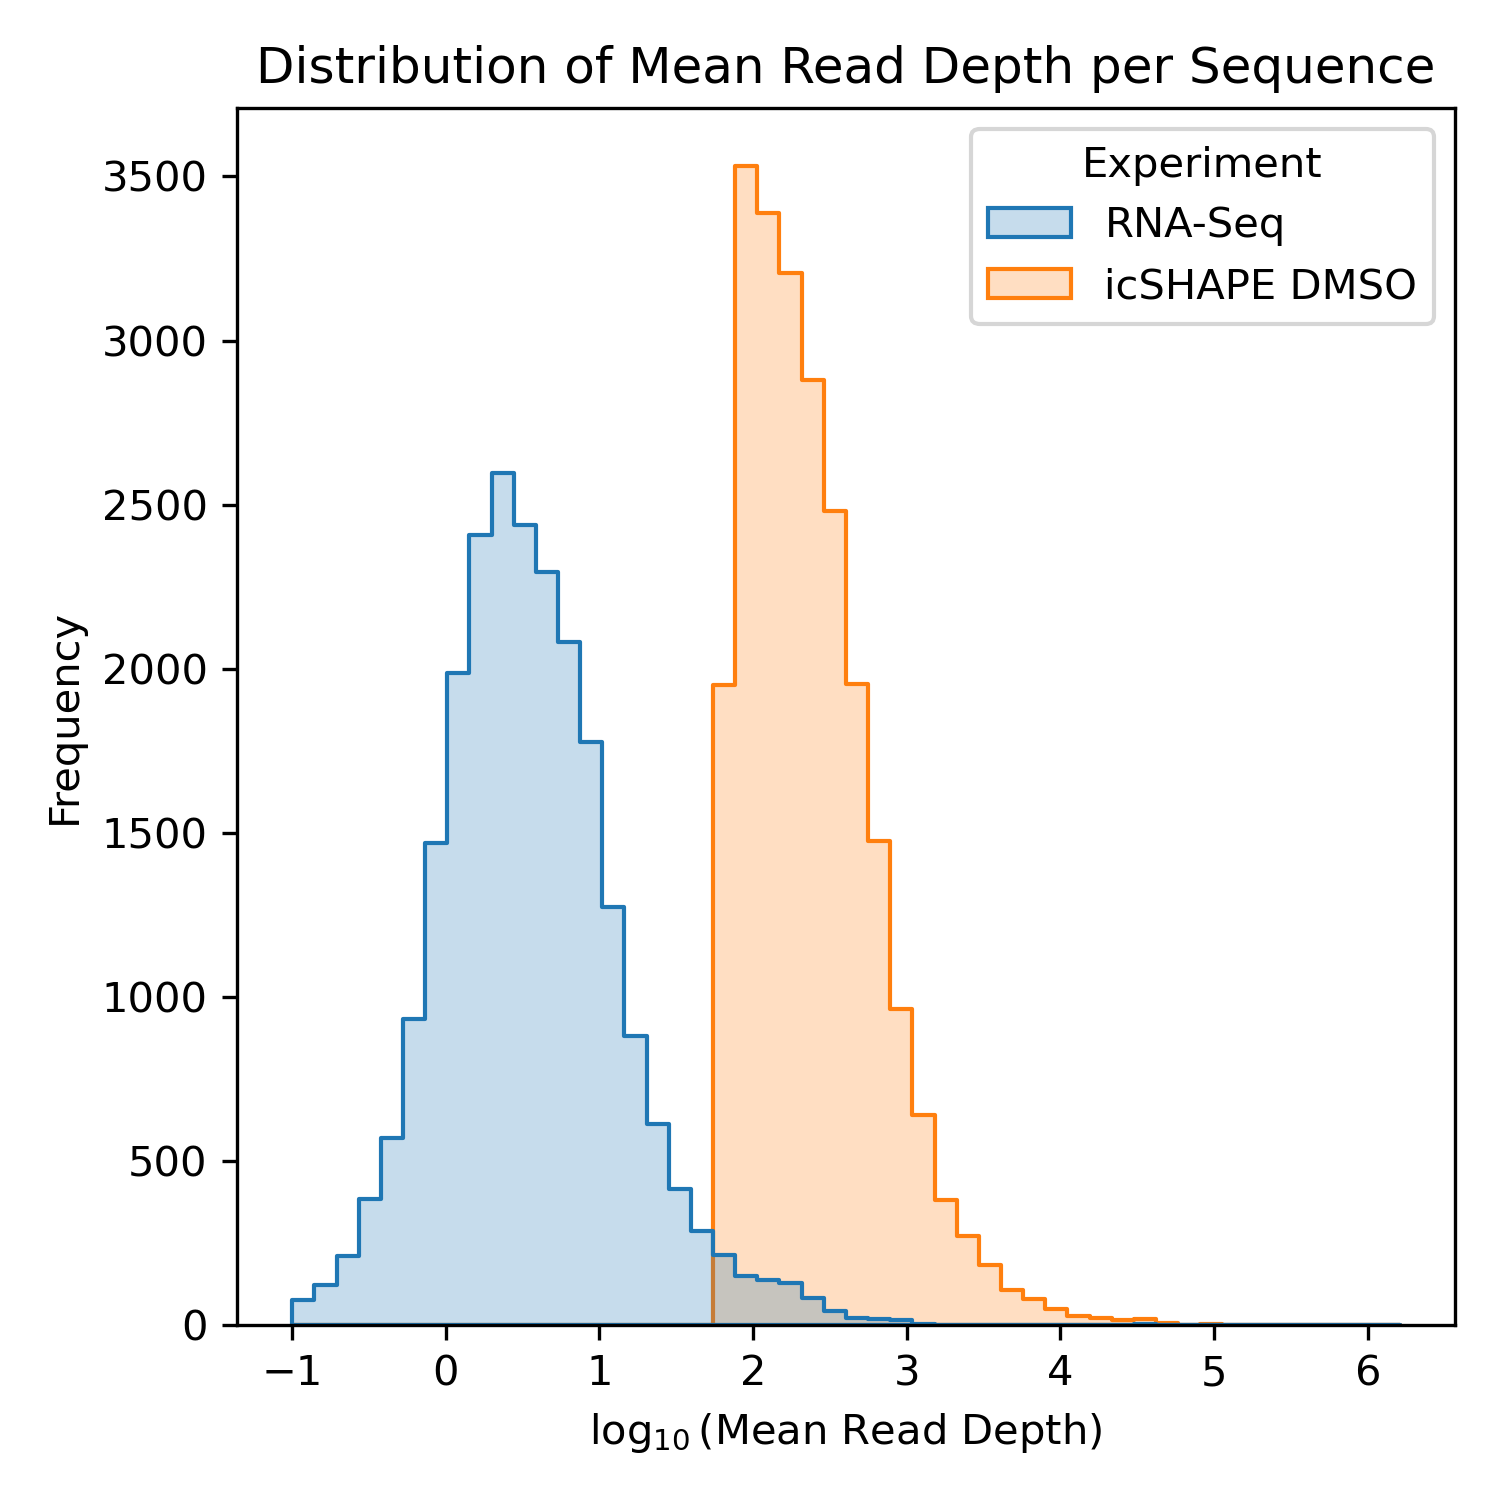

The Python source for this figure:
import sys
import matplotlib.pyplot as plt
import seaborn as sns
import pandas as pd
import numpy as np

dataset_csv = sys.argv[1]
num_bins = int(sys.argv[2])
output_plot = sys.argv[3]

dataset = pd.read_csv(dataset_csv)
data = {
    "Value": np.log10(pd.concat([dataset["MeanDepth"], dataset["MeanDensity"]])),
    "Experiment": ["RNA-Seq"] * len(dataset) + ["icSHAPE DMSO"] * len(dataset)
}

plt.figure(figsize=(5, 5), dpi=300)
sns.histplot(data, x="Value", hue="Experiment", bins=num_bins, element="step")
plt.xlabel(r"$\log_{10}$(Mean Read Depth)")
plt.ylabel("Frequency")
plt.title("Distribution of Mean Read Depth per Sequence")
plt.tight_layout()
plt.savefig(output_plot)
